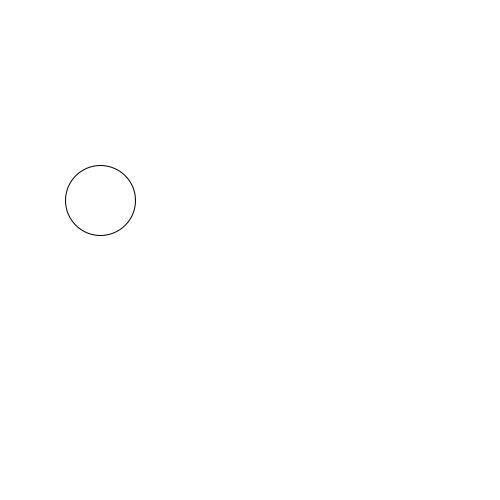
Frame 1 (no input)
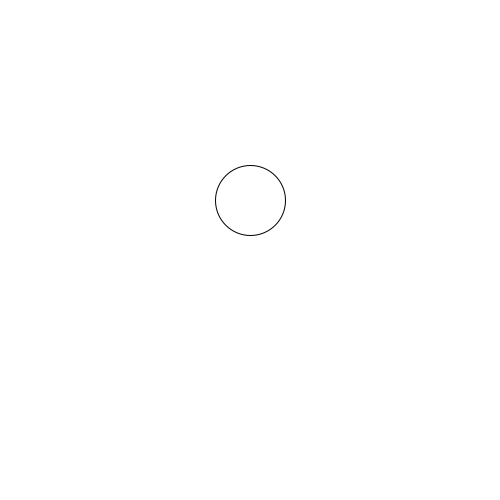
Frame 60 (the mouse pressed at the canvas centre just before this capture)
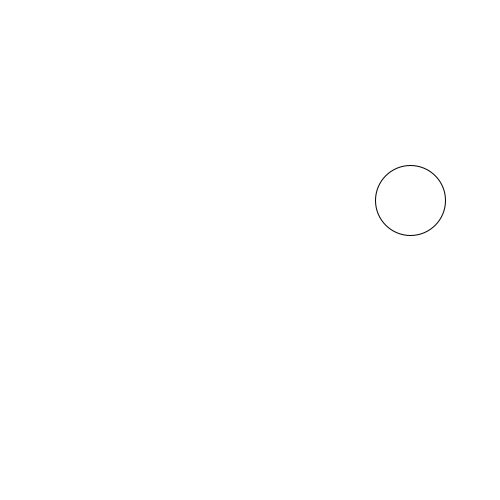
Frame 120 (the mouse held since frame 60 and released just before this capture)

The Processing sketch that drew these frames (run headless with seeded random() and noise(); from frame 60 on, the mouse is pressed at the canvas centre):

// Processing sketch: Ejemplo04
// ── Ejemplo04.pde
int x = 100;
int vel = 10;
int radio = 70;
void setup()
{
  size(500,500);
}

void draw()
{
 background(255);
 circle(x,200,radio);
 x+=vel;
 if( x > width - radio / 2 || x < radio / 2)
 {
   vel *= (-1);
 }
}
